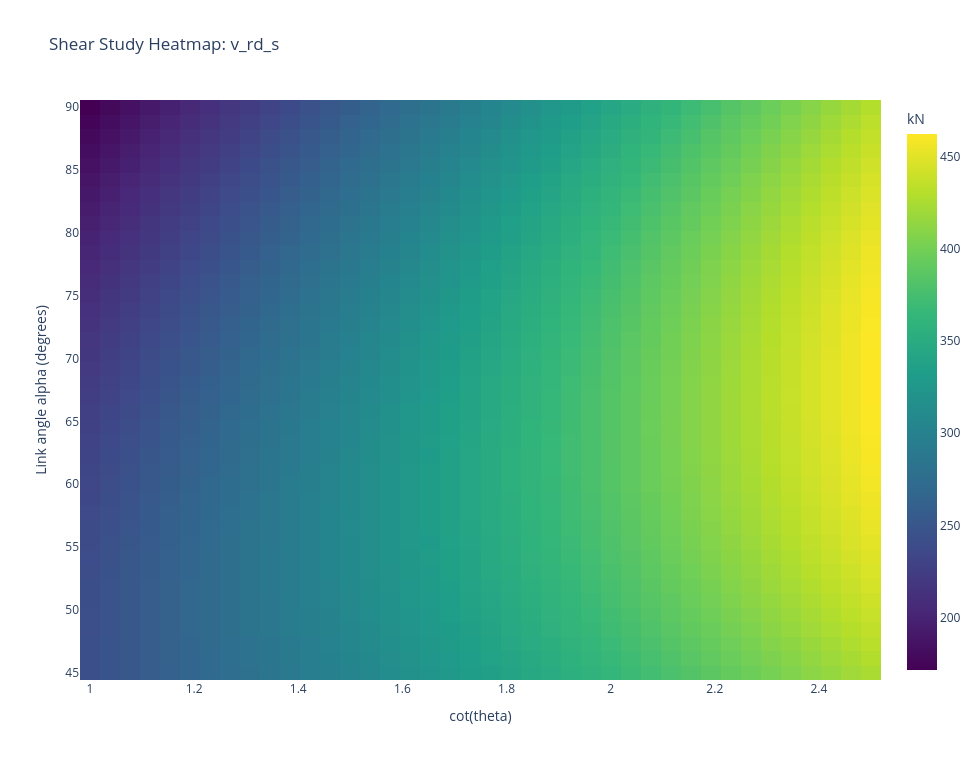

The code cell stored with this chart in its notebook:
### Code cell
fig_heatmap = check.plot_cot_theta_link_angle_heatmap(
    load_case=load_case,
    metric="v_rd_s",
    n_cot=40,
    n_angles=40,
    show=False,
)
fig_heatmap

### Figure 1 — Plotly figure (JSON) as saved in the notebook; plotly's stock layout.template omitted (floating-point values rounded to 4 significant figures; data arrays with more than 128 entries replaced by an {"elided": "..."} marker saying what was removed)
{"data": [{"colorbar": {"title": {"text": "kN"}}, "colorscale": [[0, "#440154"], [0.1111, "#482878"], [0.2222, "#3e4989"], [0.3333, "#31688e"], [0.4444, "#26828e"], [0.5556, "#1f9e89"], [0.6667, "#35b779"], [0.7778, "#6ece58"], [0.8889, "#b5de2b"], [1, "#fde725"]], "hovertemplate": "cot(theta): %{x:.3f}<br>alpha: %{y:.1f}°<br>v_rd_s: %{z:.3f}<extra></extra>", "name": "v_rd_s", "type": "heatmap", "x": [1.0, 1.038, 1.077, 1.115, 1.154, 1.192, 1.231, 1.269, 1.308, 1.346, 1.385, 1.423, 1.462, 1.5, 1.538, 1.577, 1.615, 1.654, 1.692, 1.731, 1.769, 1.808, 1.846, 1.885, 1.923, 1.962, 2.0, 2.038, 2.077, 2.115, 2.154, 2.192, 2.231, 2.269, 2.308, 2.346, 2.385, 2.423, 2.462, 2.5], "y": [45.0, 46.15, 47.31, 48.46, 49.62, 50.77, 51.92, 53.08, 54.23, 55.38, 56.54, 57.69, 58.85, 60.0, 61.15, 62.31, 63.46, 64.62, 65.77, 66.92, 68.08, 69.23, 70.38, 71.54, 72.69, 73.85, 75.0, 76.15, 77.31, 78.46, 79.62, 80.77, 81.92, 83.08, 84.23, 85.38, 86.54, 87.69, 88.85, 90.0], "z": {"elided": "40x40 float values"}}], "layout": {"height": 760, "title": {"text": "Shear Study Heatmap: v_rd_s"}, "width": 980, "xaxis": {"title": {"text": "cot(theta)"}}, "yaxis": {"title": {"text": "Link angle alpha (degrees)"}}}}
